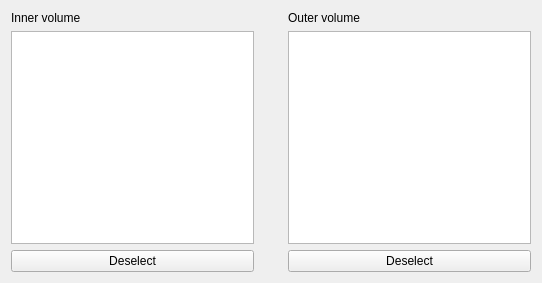
<?xml version="1.0" encoding="UTF-8"?>
<ui version="4.0">
 <class>meMatVolumes</class>
 <widget class="QWidget" name="meMatVolumes">
  <property name="geometry">
   <rect>
    <x>0</x>
    <y>0</y>
    <width>542</width>
    <height>283</height>
   </rect>
  </property>
  <property name="sizePolicy">
   <sizepolicy hsizetype="Preferred" vsizetype="Fixed">
    <horstretch>0</horstretch>
    <verstretch>0</verstretch>
   </sizepolicy>
  </property>
  <property name="windowTitle">
   <string>Form</string>
  </property>
  <layout class="QHBoxLayout" name="horizontalLayout">
   <item>
    <layout class="QVBoxLayout" name="verticalLayout_26">
     <item>
      <widget class="QLabel" name="label_7">
       <property name="text">
        <string>Inner volume</string>
       </property>
      </widget>
     </item>
     <item>
      <widget class="QListView" name="innerVolumes"/>
     </item>
     <item>
      <widget class="QPushButton" name="btnDeselectInner">
       <property name="text">
        <string>Deselect</string>
       </property>
      </widget>
     </item>
    </layout>
   </item>
   <item>
    <spacer name="horizontalSpacer_15">
     <property name="orientation">
      <enum>Qt::Horizontal</enum>
     </property>
     <property name="sizeHint" stdset="0">
      <size>
       <width>40</width>
       <height>20</height>
      </size>
     </property>
    </spacer>
   </item>
   <item>
    <layout class="QVBoxLayout" name="verticalLayout_27">
     <item>
      <widget class="QLabel" name="label_8">
       <property name="text">
        <string>Outer volume</string>
       </property>
      </widget>
     </item>
     <item>
      <widget class="QListView" name="outerVolumes"/>
     </item>
     <item>
      <widget class="QPushButton" name="btnDeselectOuter">
       <property name="text">
        <string>Deselect</string>
       </property>
      </widget>
     </item>
    </layout>
   </item>
  </layout>
 </widget>
 <resources/>
 <connections/>
</ui>
